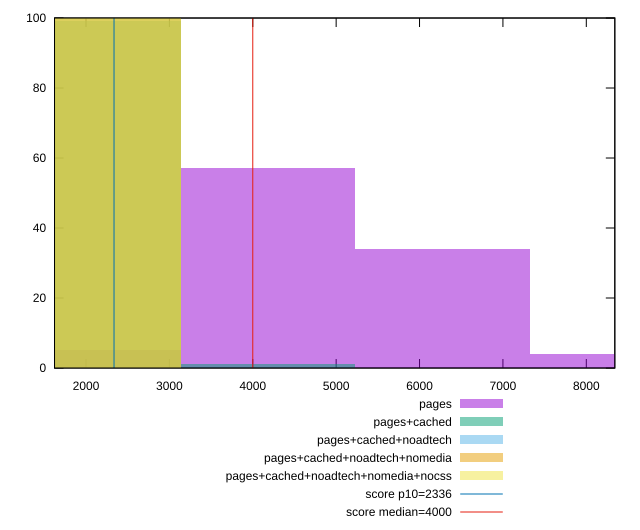

This chart was generated by the following gnuplot code:
reset

$pages <<EOF
2092.497664792205 5
4184.99532958441 57
6277.492994376615 34
8369.99065916882 4
EOF

$pagesCached <<EOF
4184.99532958441 1
2092.497664792205 99
EOF

$pagesCachedNoadtech <<EOF
2092.497664792205 100
EOF

$pagesCachedNoadtechNomedia <<EOF
2092.497664792205 100
EOF

$pagesCachedNoadtechNomediaNocss <<EOF
2092.497664792205 100
EOF

set key outside below
set boxwidth 2092.497664792205
set xrange [1622.5395000000003:8342.033]
set yrange [0:100]
set trange [0:100]
set style fill transparent solid 0.5 noborder

set parametric
set terminal svg size 640, 530 enhanced background rgb 'white'
set output "report_00012_2021-02-09T11:01:39.952Z/first-meaningful-paint/comparison/histogram/all_raw.svg"

plot $pages title "pages" with boxes, \
     $pagesCached title "pages+cached" with boxes, \
     $pagesCachedNoadtech title "pages+cached+noadtech" with boxes, \
     $pagesCachedNoadtechNomedia title "pages+cached+noadtech+nomedia" with boxes, \
     $pagesCachedNoadtechNomediaNocss title "pages+cached+noadtech+nomedia+nocss" with boxes, \
     2336,t title "score p10=2336", \
     4000,t title "score median=4000"

reset
